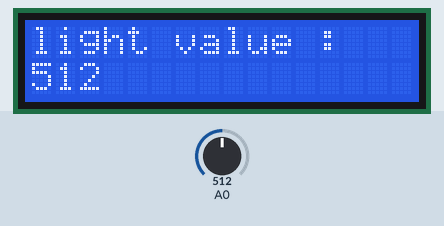
This sketch was run on a simulated Arduino Uno, built with avr-gcc and run on an emulated ATmega328P. On the bench: 16×2 character LCD. The test bench sets the inputs (shaded band); at power-on: A0 = 512.

Above: at 1.2 s.
1.3 s: A0 set to 716
At 2.7 s:
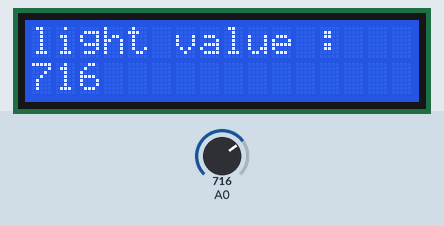
3.6 s: A0 set to 900
At 4.4 s:
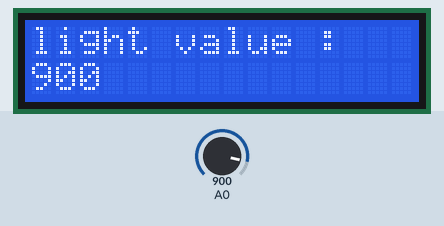
5.6 s: A0 set to 1023
At 7.4 s:
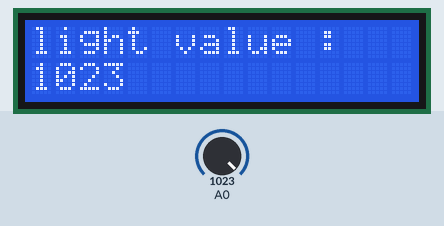
Timing chart, 0 to 8.9 s (numbered marks = the images above; inputs shaded):
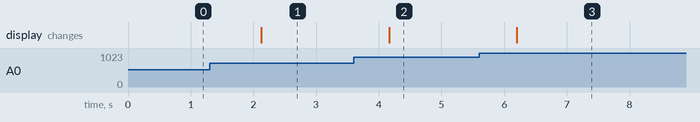

The sketch:

ex020.ino
```cpp
#include <Wire.h> //I2C와 통신하기 위한 라이브러리
#include <LiquidCrystal_I2C.h>

// Set the LCD address to 0x27 for a 16 chars and 2 line display
LiquidCrystal_I2C lcd(0x27, 16, 2);

void setup() {
  lcd.begin();
  lcd.backlight();
}

void loop() {
  int light = analogRead(A0);
  Serial.println(light);

  lcd.clear(); //수치가 1000자리가 넘어가면 에러가나기 떄문에 초기화
  lcd.print("light value : ");
  lcd.setCursor(0,1);
  lcd.print(light);

  delay(1000);
}
```

Measured:
- after the input at 1.3 s, the display: changes after 0.82 s (image 1)
- after the input at 3.6 s, the display: changes after 0.56 s (image 2)
- after the input at 5.6 s, the display: changes after 0.60 s (image 3)
